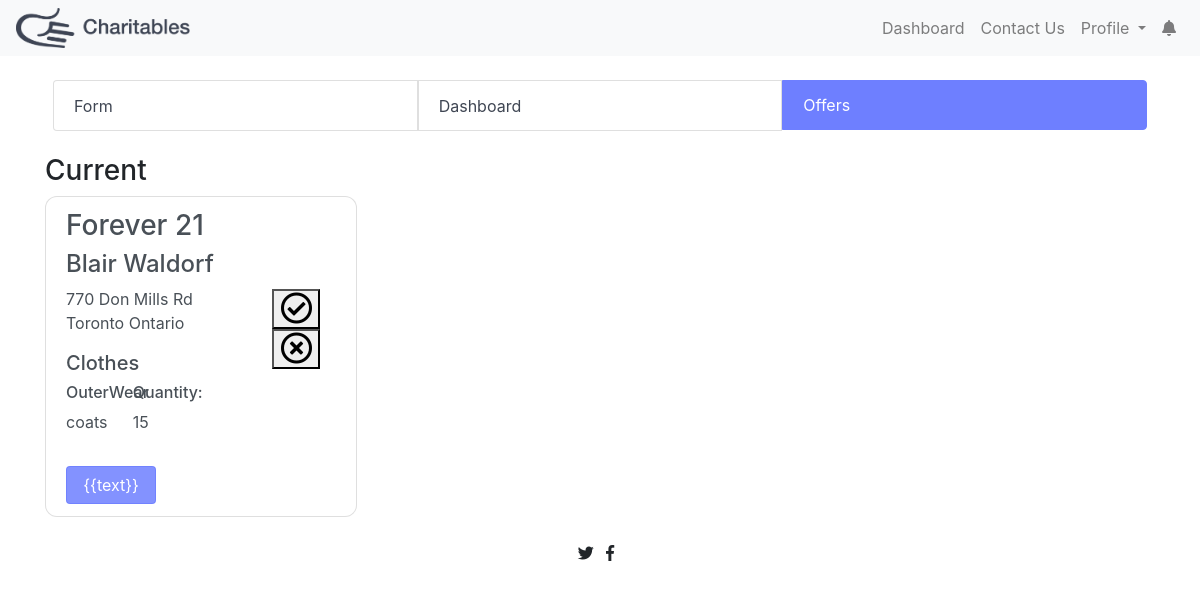
The app's page /offer-original.php (signed in) with its own data.
### tables this page shows
CREATE TABLE `Users` (
  `id` int(11) NOT NULL,
  `fname` varchar(30) NOT NULL,
  `lname` varchar(30) NOT NULL,
  `role` text NOT NULL,
  `email` varchar(100) NOT NULL,
  `password` varchar(100) NOT NULL,
  `organization_name` varchar(500) NOT NULL,
  `tax_id_number` int(100) NOT NULL,
  `address` varchar(1000) NOT NULL,
  `contact` varchar(300) NOT NULL,
  `city` varchar(200) NOT NULL,
  `state` varchar(200) NOT NULL,
  `postal_code` varchar(50) NOT NULL
);

CREATE TABLE `ClothesImages` (
  `id` int(11) NOT NULL,
  `images` varchar(1000) NOT NULL,
  `category` varchar(100) NOT NULL,
  `type` varchar(10) NOT NULL
);

CREATE TABLE `PendingOffers` (
  `offerId` int(11) NOT NULL,
  `category` varchar(50) NOT NULL,
  `item` varchar(50) NOT NULL,
  `quantity` int(11) NOT NULL,
  `type` char(1) NOT NULL
);

### offer-original.php (the view, shortened to what this page needs)
<?php
$id = $_SESSION['id'];
$dsn = "mysql:host=localhost;dbname=browne9_Charitables;charset=utf8mb4";
$dbusername = "browne9_weedsite";
$dbpassword = "g@5o4nFUJ7ha";
$pdo = new PDO($dsn, $dbusername, $dbpassword);
$stmt = $pdo->prepare("
                    SELECT `id`, `organization_name`, `fname`, `lname`, `address`, `city`, `state`
                    FROM `Users`
                    WHERE `id` IN
                                    (SELECT `matchedId`
                                    FROM `Offers`
                                    WHERE `id` = '$id'); ");
$stmt->execute();
?>
<!DOCTYPE html>
<html lang="en">
<head>
    <link href="css/normalize.css" rel="stylesheet">
    <link href="css/style.css" rel="stylesheet">
    <link href="css/media-queries.css" rel="stylesheet">
    <link href="https://stackpath.bootstrapcdn.com/bootstrap/4.3.1/css/bootstrap.min.css" rel="stylesheet">
    <link rel="stylesheet" href="https://use.fontawesome.com/releases/v5.7.2/css/all.css">
</head>
<body>
    <nav class="navbar navbar-expand-lg navbar-light bg-light">
        <a href="home.php"><img src="images/logoLarge.png" alt="logo" height="40"></a>
        <div class="collapse navbar-collapse justify-content-end" id="navbarNav">
            <ul class="navbar-nav">
                <?php
                if (isset($_SESSION['role'])) {
                    ?>
                    <li class="nav-item">
                        <a class="nav-link" href="dashboard.php">Dashboard</a>
                    </li>
                <?php
            }
            ?>
                <li class="nav-item">
                    <a class="nav-link" href="home.php#contact">Contact Us</a>
                </li>
                <?php
                if (isset($_SESSION['role'])) {
                    ?>
                    <li class="nav-item dropdown">
                        <a class="nav-link dropdown-toggle" href="#" id="navbarDropdownMenuLink" data-toggle="dropdown" aria-haspopup="true" aria-expanded="false">
                            Profile
                        </a>
                    </li>
                    <span id="bigBell">
                        <li class="nav-item">
                            <a class="nav-link" href="#">
                                <i class="fas fa-bell"></i>
                            </a>
                        </li>
                    </span>
                <?php
            }
            ?>
            </ul>
        </div>
    </nav>
    <main>
        <section class="container" id="app">
            <div class="d-flex mr-2 mb-4 mt-4 ml-2 justify-content-center">
                <button type="button" class="list-group-item list-group-item-action roundCornersMenuLeft">
                    <a href="form.php" class="aBlack">Form</a>
                </button>
                <button type="button" class="list-group-item list-group-item-action">
                    <a href="dashboard.php" class="aBlack">Dashboard</a>
                </button>
                <button type="button" class="list-group-item list-group-item-action active btn-outline-secondary roundCornersMenuRight" id="blueBtn-secondary">
                    <a href=" offer.php" class="aWhite">Offers</a>
                </button>
            </div>
            <div class="list-group-horizontal">
                <h3 class="text-left">Current</h3>
                <div class="container">
                    <div class="row">
                        <div class="wrapper list-group-horizontal">
                            <?php
                            while ($row = $stmt->fetch()) {
                                ?>
                                <div class="list-group-item list-group-item-action col-12 col-sm-12 col-md-6 roundCornersAll">
                                    <div id="container-1">
                                        <h3 class="text-left"><?php echo ($row['organization_name']); ?></h3>
                                        <h4 class="text-left"><?php echo ($row['fname']); ?> <?php echo ($row['lname']); ?></h4>
                                        <p class="text-left"><?php echo ($row['address']); ?> <?php echo ($row['city']); ?> <?php echo ($row['state']); ?></p>
                                        <?php
                                        $matchedId = $row['id'];
                                        getDetails($pdo, $id, $matchedId);
                                        ?>
                                    </div>
                                </div>
                                <div id="container-2" class="col-1 float-right addPadding">
                                    <button type="button">
                                        <i class="far fa-check-circle fa-2x"></i>
                                    </button>
                                    <button type="button">
                                        <i class="far fa-times-circle fa-2x"></i>
                                    </button>
                                </div>
                                <div id="view-more">
                                    <button @click="hideShow" class="btn btn-primary mybuttonstyle col-5 col-sm-5 col-md-4 mt-3" data-toggle="collapse">{{text}}</button>
                                </div>
                            </div>
                        <?php
                    }
                    ?>
                    </div>
                </div>
            </div>
        </section>
        <footer class="page-footer text-center pb-4">
            <div class="icons mt-4">
                <i class="fab fa-twitter pr-2"></i>
                <i class="fab fa-facebook-f pr-2"></i>
            </div>
        </footer>
    </main>
</body>
</html>
<?php
function getDetails($pdo, $id, $matchedId)
{
    $d2 = $pdo->prepare("
                          SELECT `clothesImg`.`category`, `item`, `quantity`
                          FROM `Offers` AS offers INNER JOIN `PendingOffers` AS pending
                          ON `offers`.`offerId` = `pending`.`offerId` AND `offers`.`type` = `pending`.`type` INNER JOIN `ClothesImages` AS clothesImg
                          ON `pending`.`category` = `clothesImg`.`id`
                          WHERE `offers`.`id` = '$id' AND `offers`.`matchedId` = '$matchedId' AND `offers`.`type` = 'c' ORDER BY `category` ");
    $d2->execute();
    ?>
    <div id="content1" class="float-left text-left row content" :class=" { hideContent: isHidden, showContent: isShown } ">
        <?php
    $numRows = 0;
    $category = null;
    while ($row = $d2->fetch()) {
        ?>
            <?php
            if ($numRows == 0) {
                ?>
                <h5 class="col-4">Clothes</h5>
                <?php
                $numRows++;
            }
            if ($category != $row['category']) {
                ?>
                <div class="col-4">
                    <h6><?php echo ($row['category']) ?></h6>
                    <?php
                    $category = $row['category']; ?>
                </div>
                <div class="col-4">
                    <h6>Quantity:</h6>
                </div>
            <?php
        } ?>
            <div class="col-4">
                <ul>
                    <li><?php echo ($row['item']) ?></li>
                </ul>
            </div>
            <div class="col-4">
                <?php echo ($row['quantity']) ?>
            </div>
        <?php
    }
}
?>

### css/style.css (style rules this page uses)
.mybuttonstyle { border-color: rgba(110, 127, 255, 0.85) !important; background: rgba(110, 127, 255, 0.85) !important; }
#blueBtn-secondary:not(:disabled):not(.disabled):active, #blueBtn-secondary:not(:disabled):not(.disabled).active, .show > #blueBtn-secondary.dropdown-toggle { color: #fff; border-color: rgba(110, 127, 255, 1) !important; background: rgba(110, 127, 255, 1) !important; }
.aBlack { color:#3f4653; }
.aWhite { color:white; }
#view-more { clear: both; }
.wrapper { display:flex; flex-wrap: wrap; }
#container-1, #container-2 { float:left; width: 63%; }
.addPadding { padding-top:5em; padding-right:4em !important; }
.roundCornersMenuLeft { border-top-left-radius: .25em !important; border-bottom-left-radius: .25em !important; border-top-right-radius: 0em !important; border-bottom-right-radius: 0em !important; }
.roundCornersMenuRight { border-top-right-radius: .25em !important; border-bottom-right-radius: .25em !important; border-top-left-radius: 0em !important; border-bottom-left-radius: 0em !important; }
#bigBell { display:none; }
.fa-bell { color:rgba(0,0,0,.5); }
.roundCornersAll { border-top-right-radius: .75em !important; border-bottom-right-radius: .75em !important; border-top-left-radius: .75em !important; border-bottom-left-radius: .75em !important; }

### css/media-queries.css (style rules this page uses)
@media only screen and (min-width:992px) { #bigBell { display:unset; } }

### records on screen
users: organization_name "Forever 21", fname "Blair", lname "Waldorf", address "770 Don Mills Rd", city "Toronto", state "Ontario"
clothesimages: category "OuterWear", pendingoffers.item "coats", pendingoffers.quantity "15"
